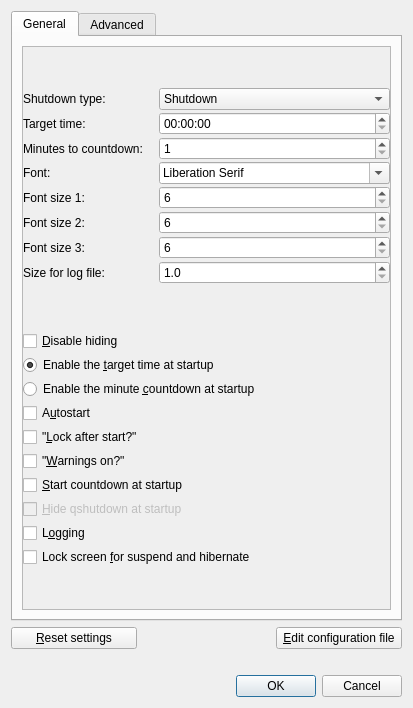
<?xml version="1.0" encoding="UTF-8"?>
<ui version="4.0">
 <class>Preferences</class>
 <widget class="QDialog" name="Preferences">
  <property name="geometry">
   <rect>
    <x>0</x>
    <y>0</y>
    <width>413</width>
    <height>708</height>
   </rect>
  </property>
  <property name="windowTitle">
   <string>Preferences</string>
  </property>
  <property name="windowIcon">
   <iconset resource="../../../qshutdown.qrc">
    <normaloff>:/red_glasses</normaloff>:/red_glasses</iconset>
  </property>
  <layout class="QGridLayout" name="gridLayout">
   <item row="16" column="2">
    <widget class="QPushButton" name="confEditButton">
     <property name="text">
      <string>&amp;Edit configuration file</string>
     </property>
    </widget>
   </item>
   <item row="19" column="1" colspan="2">
    <widget class="QDialogButtonBox" name="buttonBox">
     <property name="orientation">
      <enum>Qt::Horizontal</enum>
     </property>
     <property name="standardButtons">
      <set>QDialogButtonBox::Cancel|QDialogButtonBox::Ok</set>
     </property>
    </widget>
   </item>
   <item row="18" column="0">
    <spacer name="verticalSpacer">
     <property name="orientation">
      <enum>Qt::Vertical</enum>
     </property>
     <property name="sizeType">
      <enum>QSizePolicy::Minimum</enum>
     </property>
     <property name="sizeHint" stdset="0">
      <size>
       <width>20</width>
       <height>20</height>
      </size>
     </property>
    </spacer>
   </item>
   <item row="16" column="0">
    <widget class="QPushButton" name="reset">
     <property name="sizePolicy">
      <sizepolicy hsizetype="Minimum" vsizetype="Minimum">
       <horstretch>0</horstretch>
       <verstretch>0</verstretch>
      </sizepolicy>
     </property>
     <property name="text">
      <string>&amp;Reset settings</string>
     </property>
    </widget>
   </item>
   <item row="15" column="0" colspan="3">
    <widget class="QTabWidget" name="tabWidget">
     <property name="currentIndex">
      <number>0</number>
     </property>
     <widget class="QWidget" name="tab">
      <attribute name="title">
       <string>General</string>
      </attribute>
      <layout class="QVBoxLayout" name="verticalLayout">
       <item>
        <widget class="QScrollArea" name="scrollArea">
         <property name="widgetResizable">
          <bool>true</bool>
         </property>
         <property name="alignment">
          <set>Qt::AlignCenter</set>
         </property>
         <widget class="QWidget" name="scrollAreaWidgetContents">
          <property name="geometry">
           <rect>
            <x>0</x>
            <y>0</y>
            <width>353</width>
            <height>568</height>
           </rect>
          </property>
          <property name="sizePolicy">
           <sizepolicy hsizetype="Expanding" vsizetype="Expanding">
            <horstretch>0</horstretch>
            <verstretch>0</verstretch>
           </sizepolicy>
          </property>
          <layout class="QVBoxLayout" name="verticalLayout_2">
           <property name="spacing">
            <number>6</number>
           </property>
           <property name="margin">
            <number>0</number>
           </property>
           <item>
            <layout class="QGridLayout" name="gridLayout_4">
             <property name="horizontalSpacing">
              <number>0</number>
             </property>
             <property name="verticalSpacing">
              <number>2</number>
             </property>
             <item row="0" column="0">
              <widget class="QLabel" name="label_4">
               <property name="text">
                <string>Shutdown type:</string>
               </property>
              </widget>
             </item>
             <item row="1" column="0">
              <widget class="QLabel" name="timeLabel">
               <property name="layoutDirection">
                <enum>Qt::LeftToRight</enum>
               </property>
               <property name="text">
                <string>Target time:</string>
               </property>
              </widget>
             </item>
             <item row="2" column="0">
              <widget class="QLabel" name="spinLabel">
               <property name="text">
                <string>Minutes to countdown:</string>
               </property>
              </widget>
             </item>
             <item row="3" column="0">
              <widget class="QLabel" name="label_5">
               <property name="text">
                <string>Font:</string>
               </property>
              </widget>
             </item>
             <item row="4" column="0">
              <widget class="QLabel" name="font1Label">
               <property name="text">
                <string>Font size 1:</string>
               </property>
              </widget>
             </item>
             <item row="5" column="0">
              <widget class="QLabel" name="font2Label">
               <property name="text">
                <string>Font size 2:</string>
               </property>
              </widget>
             </item>
             <item row="6" column="0">
              <widget class="QLabel" name="font3Label">
               <property name="text">
                <string>Font size 3:</string>
               </property>
              </widget>
             </item>
             <item row="7" column="0">
              <widget class="QLabel" name="label_6">
               <property name="toolTip">
                <string/>
               </property>
               <property name="text">
                <string>Size for log file:</string>
               </property>
              </widget>
             </item>
             <item row="1" column="1">
              <widget class="QTimeEdit" name="timeEdit">
               <property name="toolTip">
                <string>What target time should be displayed
by default at startup?</string>
               </property>
              </widget>
             </item>
             <item row="2" column="1">
              <widget class="QSpinBox" name="spin">
               <property name="toolTip">
                <string>How many minutes should be displayed
for countdown by default at startup?</string>
               </property>
               <property name="minimum">
                <number>1</number>
               </property>
               <property name="maximum">
                <number>1440</number>
               </property>
               <property name="singleStep">
                <number>1</number>
               </property>
               <property name="value">
                <number>1</number>
               </property>
              </widget>
             </item>
             <item row="3" column="1">
              <widget class="QFontComboBox" name="fontComboBox">
               <property name="sizePolicy">
                <sizepolicy hsizetype="Minimum" vsizetype="Fixed">
                 <horstretch>0</horstretch>
                 <verstretch>0</verstretch>
                </sizepolicy>
               </property>
               <property name="toolTip">
                <string>Set a font</string>
               </property>
               <property name="currentFont">
                <font>
                 <family>Liberation Serif</family>
                </font>
               </property>
              </widget>
             </item>
             <item row="4" column="1">
              <widget class="QSpinBox" name="font1Spin">
               <property name="toolTip">
                <string>Labels for example</string>
               </property>
               <property name="minimum">
                <number>6</number>
               </property>
              </widget>
             </item>
             <item row="5" column="1">
              <widget class="QSpinBox" name="font2Spin">
               <property name="toolTip">
                <string>OK and Minimize buttons</string>
               </property>
               <property name="minimum">
                <number>6</number>
               </property>
              </widget>
             </item>
             <item row="6" column="1">
              <widget class="QSpinBox" name="font3Spin">
               <property name="toolTip">
                <string>checkboxes and &quot;now!&quot; button</string>
               </property>
               <property name="minimum">
                <number>6</number>
               </property>
               <property name="value">
                <number>6</number>
               </property>
              </widget>
             </item>
             <item row="7" column="1">
              <widget class="QDoubleSpinBox" name="spinBox">
               <property name="enabled">
                <bool>true</bool>
               </property>
               <property name="toolTip">
                <string>Size for log file in KB</string>
               </property>
               <property name="decimals">
                <number>1</number>
               </property>
               <property name="minimum">
                <double>1.000000000000000</double>
               </property>
               <property name="singleStep">
                <double>0.100000000000000</double>
               </property>
              </widget>
             </item>
             <item row="0" column="1">
              <widget class="QComboBox" name="comboBox">
               <property name="sizePolicy">
                <sizepolicy hsizetype="Minimum" vsizetype="Fixed">
                 <horstretch>0</horstretch>
                 <verstretch>0</verstretch>
                </sizepolicy>
               </property>
               <property name="toolTip">
                <string>What should be displayed first by
default at startup?</string>
               </property>
               <property name="sizeAdjustPolicy">
                <enum>QComboBox::AdjustToContentsOnFirstShow</enum>
               </property>
               <item>
                <property name="text">
                 <string>Shutdown</string>
                </property>
               </item>
               <item>
                <property name="text">
                 <string>Reboot</string>
                </property>
               </item>
               <item>
                <property name="text">
                 <string>Suspend</string>
                </property>
               </item>
               <item>
                <property name="text">
                 <string>Hibernate</string>
                </property>
               </item>
              </widget>
             </item>
            </layout>
           </item>
           <item>
            <layout class="QVBoxLayout" name="verticalLayout_3">
             <property name="spacing">
              <number>4</number>
             </property>
             <item>
              <widget class="QCheckBox" name="stopHide">
               <property name="toolTip">
                <string>The close button usually hides the main window.
Disabling hiding means, that qshutdown will then
quit instead.</string>
               </property>
               <property name="text">
                <string>&amp;Disable hiding</string>
               </property>
              </widget>
             </item>
             <item>
              <widget class="QRadioButton" name="radio1">
               <property name="text">
                <string>Enable the &amp;target time at startup</string>
               </property>
               <property name="checked">
                <bool>true</bool>
               </property>
              </widget>
             </item>
             <item>
              <widget class="QRadioButton" name="radio2">
               <property name="text">
                <string>Enable the minute &amp;countdown at startup</string>
               </property>
              </widget>
             </item>
             <item>
              <widget class="QCheckBox" name="autostart">
               <property name="text">
                <string>A&amp;utostart</string>
               </property>
              </widget>
             </item>
             <item>
              <widget class="QCheckBox" name="lock">
               <property name="toolTip">
                <string>Set if the checkbox for &quot;Lock after start?&quot;
should be checked by default at startup</string>
               </property>
               <property name="text">
                <string>&quot;&amp;Lock after start?&quot;</string>
               </property>
              </widget>
             </item>
             <item>
              <widget class="QCheckBox" name="warn">
               <property name="toolTip">
                <string>Set if the checkbox for &quot;Warnings on?&quot;
should be checked by default at startup</string>
               </property>
               <property name="text">
                <string>&quot;&amp;Warnings on?&quot;</string>
               </property>
              </widget>
             </item>
             <item>
              <widget class="QCheckBox" name="countdown">
               <property name="toolTip">
                <string/>
               </property>
               <property name="text">
                <string>&amp;Start countdown at startup</string>
               </property>
              </widget>
             </item>
             <item>
              <widget class="QCheckBox" name="hideMe">
               <property name="enabled">
                <bool>false</bool>
               </property>
               <property name="toolTip">
                <string>Hide qshutdown at startup if
&quot;Start countdown&quot; is checked</string>
               </property>
               <property name="text">
                <string>&amp;Hide qshutdown at startup</string>
               </property>
              </widget>
             </item>
             <item>
              <widget class="QCheckBox" name="log">
               <property name="toolTip">
                <string>Log start time of qshutdown and how long
it was running</string>
               </property>
               <property name="text">
                <string>L&amp;ogging</string>
               </property>
              </widget>
             </item>
             <item>
              <widget class="QCheckBox" name="lockS">
               <property name="text">
                <string>Lock screen &amp;for suspend and hibernate</string>
               </property>
              </widget>
             </item>
            </layout>
           </item>
          </layout>
         </widget>
        </widget>
       </item>
      </layout>
     </widget>
     <widget class="QWidget" name="tab2">
      <attribute name="title">
       <string>Advanced</string>
      </attribute>
      <layout class="QGridLayout" name="gridLayout_2">
       <item row="0" column="1">
        <widget class="QComboBox" name="shutdownM">
         <item>
          <property name="text">
           <string>automatic</string>
          </property>
         </item>
         <item>
          <property name="text">
           <string>Gnome session</string>
          </property>
         </item>
         <item>
          <property name="text">
           <string>KDE session</string>
          </property>
         </item>
         <item>
          <property name="text">
           <string notr="true">HAL</string>
          </property>
         </item>
         <item>
          <property name="text">
           <string notr="true">ConsoleKit</string>
          </property>
         </item>
         <item>
          <property name="text">
           <string notr="true">sudo shutdown -P</string>
          </property>
         </item>
         <item>
          <property name="text">
           <string>user defined</string>
          </property>
         </item>
        </widget>
       </item>
       <item row="6" column="0" colspan="2">
        <widget class="QPlainTextEdit" name="userDef3">
         <property name="enabled">
          <bool>false</bool>
         </property>
         <property name="plainText">
          <string/>
         </property>
        </widget>
       </item>
       <item row="2" column="0">
        <widget class="QLabel" name="suspendML">
         <property name="text">
          <string>Suspend method:</string>
         </property>
        </widget>
       </item>
       <item row="1" column="1">
        <widget class="QComboBox" name="rebootM">
         <item>
          <property name="text">
           <string>automatic</string>
          </property>
         </item>
         <item>
          <property name="text">
           <string>Gnome session</string>
          </property>
         </item>
         <item>
          <property name="text">
           <string>KDE session</string>
          </property>
         </item>
         <item>
          <property name="text">
           <string notr="true">HAL</string>
          </property>
         </item>
         <item>
          <property name="text">
           <string notr="true">ConsoleKit</string>
          </property>
         </item>
         <item>
          <property name="text">
           <string notr="true">sudo shutdown -r</string>
          </property>
         </item>
         <item>
          <property name="text">
           <string>user defined</string>
          </property>
         </item>
        </widget>
       </item>
       <item row="3" column="0">
        <widget class="QLabel" name="hibernateML">
         <property name="text">
          <string>Hibernate method:</string>
         </property>
        </widget>
       </item>
       <item row="0" column="0">
        <widget class="QLabel" name="shutdownML">
         <property name="text">
          <string>Shutdown method:</string>
         </property>
        </widget>
       </item>
       <item row="2" column="1">
        <widget class="QComboBox" name="suspendM">
         <item>
          <property name="text">
           <string>automatic</string>
          </property>
         </item>
         <item>
          <property name="text">
           <string>Gnome session</string>
          </property>
         </item>
         <item>
          <property name="text">
           <string notr="true">HAL</string>
          </property>
         </item>
         <item>
          <property name="text">
           <string notr="true">UPower</string>
          </property>
         </item>
         <item>
          <property name="text">
           <string notr="true">DeviceKit</string>
          </property>
         </item>
         <item>
          <property name="text">
           <string>user defined</string>
          </property>
         </item>
        </widget>
       </item>
       <item row="4" column="0" colspan="2">
        <widget class="QPlainTextEdit" name="userDef1">
         <property name="enabled">
          <bool>false</bool>
         </property>
         <property name="horizontalScrollBarPolicy">
          <enum>Qt::ScrollBarAlwaysOff</enum>
         </property>
         <property name="plainText">
          <string/>
         </property>
        </widget>
       </item>
       <item row="3" column="1">
        <widget class="QComboBox" name="hibernateM">
         <item>
          <property name="text">
           <string>automatic</string>
          </property>
         </item>
         <item>
          <property name="text">
           <string>Gnome session</string>
          </property>
         </item>
         <item>
          <property name="text">
           <string notr="true">HAL</string>
          </property>
         </item>
         <item>
          <property name="text">
           <string notr="true">UPower</string>
          </property>
         </item>
         <item>
          <property name="text">
           <string notr="true">DeviceKit</string>
          </property>
         </item>
         <item>
          <property name="text">
           <string>user defined</string>
          </property>
         </item>
        </widget>
       </item>
       <item row="1" column="0">
        <widget class="QLabel" name="rebootML">
         <property name="text">
          <string>Reboot method:</string>
         </property>
        </widget>
       </item>
       <item row="5" column="0" colspan="2">
        <widget class="QPlainTextEdit" name="userDef2">
         <property name="enabled">
          <bool>false</bool>
         </property>
         <property name="plainText">
          <string/>
         </property>
        </widget>
       </item>
       <item row="7" column="0" colspan="2">
        <widget class="QPlainTextEdit" name="userDef4">
         <property name="enabled">
          <bool>false</bool>
         </property>
         <property name="plainText">
          <string/>
         </property>
        </widget>
       </item>
       <item row="8" column="0" colspan="2">
        <widget class="QCheckBox" name="quitAfterCountdown">
         <property name="toolTip">
          <string>Some systems block for example the shutdown
because qshutdown is still running. Set a hook if
qshutdown should quit after the countdown ended.</string>
         </property>
         <property name="text">
          <string>Quit qshutdown after countdown ended?</string>
         </property>
        </widget>
       </item>
      </layout>
     </widget>
    </widget>
   </item>
  </layout>
 </widget>
 <tabstops>
  <tabstop>reset</tabstop>
  <tabstop>confEditButton</tabstop>
  <tabstop>buttonBox</tabstop>
 </tabstops>
 <resources>
  <include location="../../../qshutdown.qrc"/>
 </resources>
 <connections>
  <connection>
   <sender>buttonBox</sender>
   <signal>rejected()</signal>
   <receiver>Preferences</receiver>
   <slot>close()</slot>
   <hints>
    <hint type="sourcelabel">
     <x>432</x>
     <y>631</y>
    </hint>
    <hint type="destinationlabel">
     <x>286</x>
     <y>274</y>
    </hint>
   </hints>
  </connection>
  <connection>
   <sender>countdown</sender>
   <signal>toggled(bool)</signal>
   <receiver>hideMe</receiver>
   <slot>setEnabled(bool)</slot>
   <hints>
    <hint type="sourcelabel">
     <x>206</x>
     <y>455</y>
    </hint>
    <hint type="destinationlabel">
     <x>206</x>
     <y>481</y>
    </hint>
   </hints>
  </connection>
  <connection>
   <sender>Preferences</sender>
   <signal>rejected()</signal>
   <receiver>Preferences</receiver>
   <slot>close()</slot>
   <hints>
    <hint type="sourcelabel">
     <x>206</x>
     <y>341</y>
    </hint>
    <hint type="destinationlabel">
     <x>206</x>
     <y>341</y>
    </hint>
   </hints>
  </connection>
  <connection>
   <sender>buttonBox</sender>
   <signal>accepted()</signal>
   <receiver>Preferences</receiver>
   <slot>accept()</slot>
   <hints>
    <hint type="sourcelabel">
     <x>265</x>
     <y>683</y>
    </hint>
    <hint type="destinationlabel">
     <x>206</x>
     <y>353</y>
    </hint>
   </hints>
  </connection>
 </connections>
</ui>
